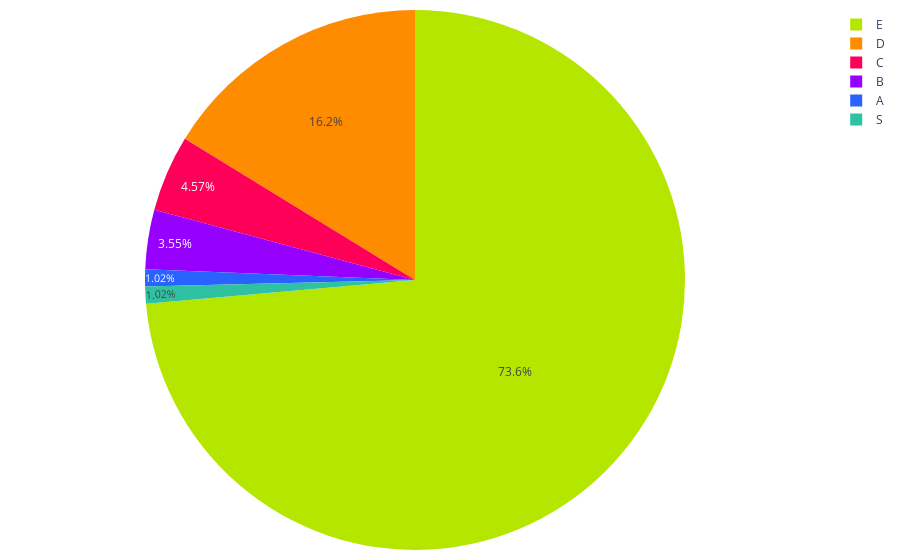

This figure's notebook cell:
### Code cell
colores = ['#2962ff', '#9500ff', '#ff0059', '#ff8c00', '#b4e600', '#2EC2A2','#E50CB6']

porcentajes = creditos_segmentos_2023['Porcentaje']
labels = creditos_segmentos_2023['Segmento']

fig = go.Figure(data=[go.Pie(labels=labels, values=porcentajes, marker=dict(colors=colores))])
fig.update_traces(textinfo='percent', textposition='inside')
fig.update_layout(
    #title='Distribución de créditos por segmento 2022', # Agregar título
    #showlegend=False  # Ocultar leyenda
    margin=dict(l=10, r=10, t=10, b=10),  # Ajusta los márgenes (left, right, top, bottom)        
)

# Exportar gráfica como archivo HTML
def guardar_grafico_como_html(fig, nombre_archivo,  carpeta='assets/graficas'):
    # Crear la carpeta si no existe
    if not os.path.exists(carpeta):
        os.makedirs(carpeta)
    
    # Gráfica como archivo HTML en la carpeta especificada
    pio.write_html(fig, f'{carpeta}/{nombre_archivo}.html')

guardar_grafico_como_html(fig, 'g_pie_dist_creditos_segmento_2024',  carpeta='assets/graficas')

fig.show()

### Figure 1 — Plotly figure (JSON) as saved in the notebook; plotly's stock layout.template omitted (floating-point values rounded to 4 significant figures)
{"data": [{"labels": ["A", "B", "C", "D", "E", "S"], "marker": {"colors": ["#2962ff", "#9500ff", "#ff0059", "#ff8c00", "#b4e600", "#2EC2A2", "#E50CB6"]}, "textinfo": "percent", "textposition": "inside", "type": "pie", "values": [1.015, 3.553, 4.569, 16.24, 73.6, 1.015]}], "layout": {"margin": {"b": 10, "l": 10, "r": 10, "t": 10}}}
